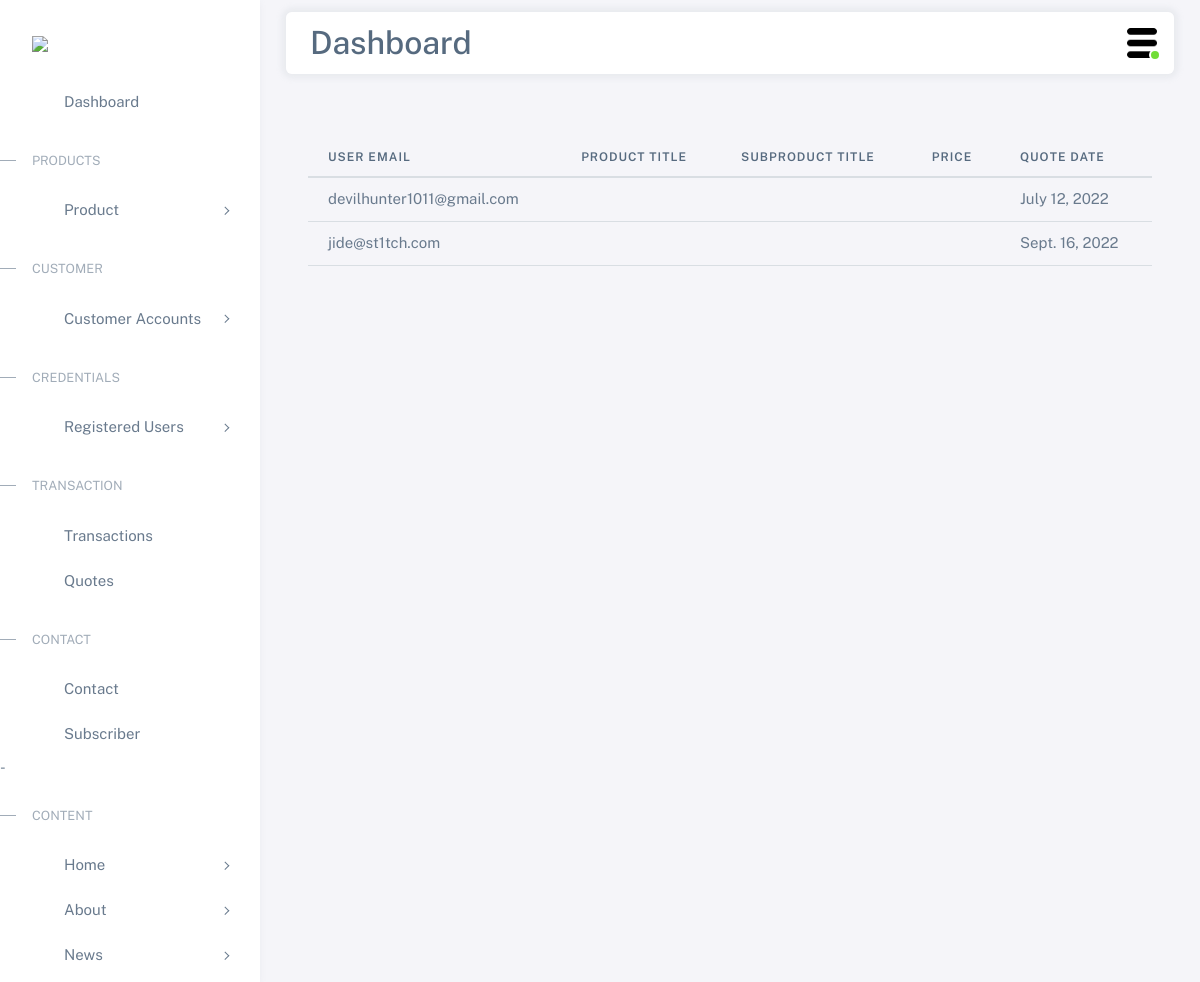
Before: /devadmin/quote/ with the older database file.
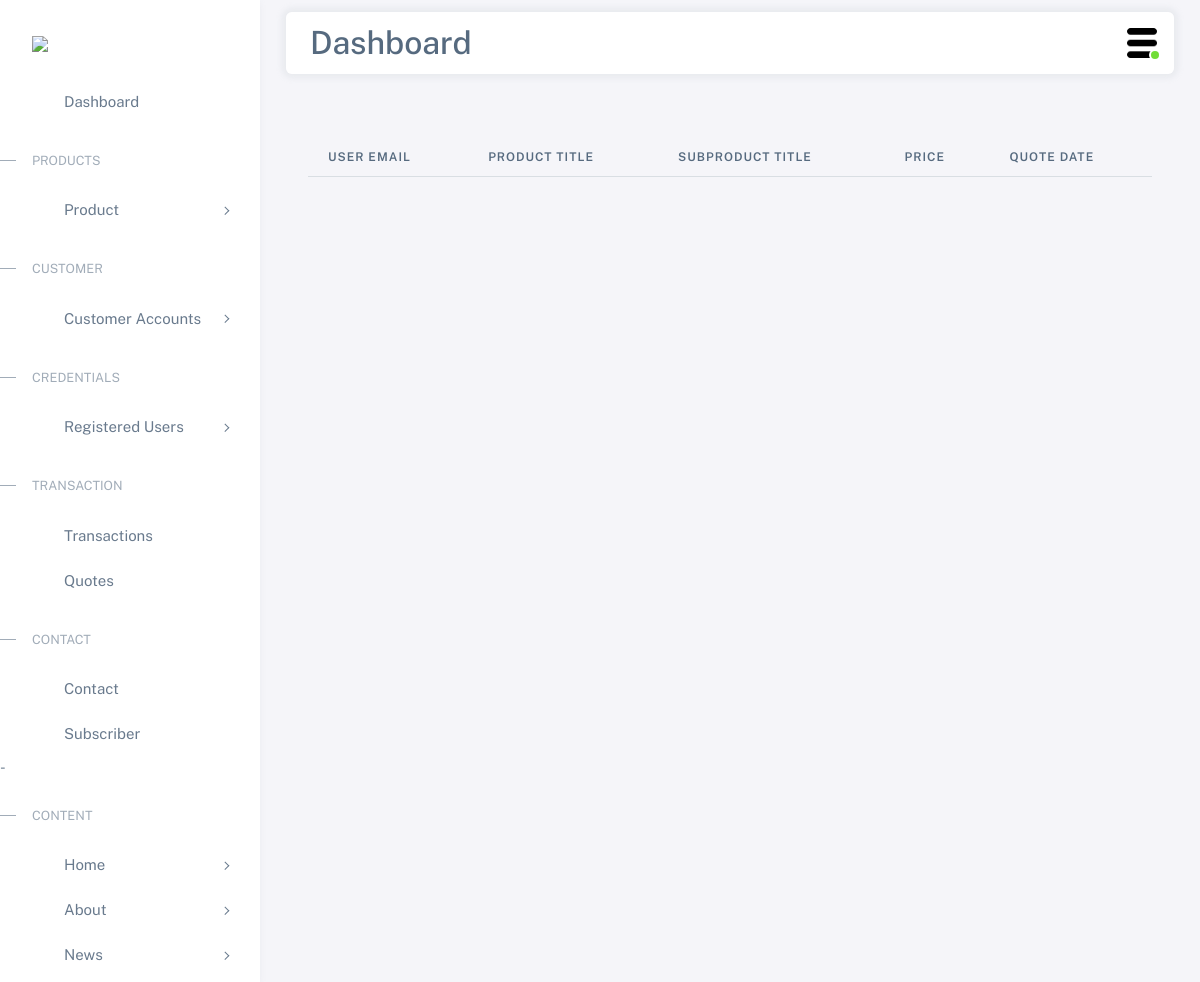
After: the same page with the newer database file.
### accounts/models.py (models this page shows, shortened)
class Quote(models.Model):
    user = models.ForeignKey(User, on_delete=models.CASCADE)
    product = models.ForeignKey(SubProduct, on_delete=models.SET_NULL, default= None, null=True)
    quote_date_time = models.DateTimeField(auto_now_add =True)
    quote_date = models.DateField()
    quote_quantity = models.IntegerField(default = 1)
    total_p = models.FloatField()
    frequency = models.CharField(max_length=200)
    product_type = models.IntegerField()
    currency = models.CharField(max_length=200, default='Null')

### accounts/views.py (the view)
# urls.py: path('devadmin/quote/', views.adminquote, name='adminquote'),
def adminquote(request):
    quote = Quote.objects.all()
    return render(request, 'devadmin/adminquote.html',{'quote':quote})

### accounts/templates/devadmin/adminquote.html (shortened to what this page needs)
{% extends 'devadmin/base.html' %}
{% load static %}
{% block main-content %}
<link rel="stylesheet" href="https://cdn.datatables.net/1.12.1/css/jquery.dataTables.min.css">
<link rel="stylesheet" href="https://cdn.datatables.net/datetime/1.1.2/css/dataTables.dateTime.min.css">
<link rel="stylesheet" href="https://cdn.datatables.net/1.12.1/css/dataTables.bootstrap4.min.css">
<link rel="stylesheet" href="https://cdn.datatables.net/buttons/2.2.3/css/buttons.bootstrap4.min.css">
<div class="m-5">
<table id="example" class="table display nowrap mt-3" style="width:100%">
  <thead>
      <tr>
          <th>User Email</th>
          <th>Product Title</th>
          <th>SubProduct Title</th>
          <th>Price</th>
          <th>Quote Date</th>
        </tr>
  </thead>
  <tbody>
    {% for i in quote %}
    <tr>
        <td>{{i.user.email}}</td>
        <td>{{i.product.product.title}}</td>
        <td>{{i.product.sub_title}}</td>
        <td>{{i.product.selling_price}}</td>
        <td>{{i.quote_date}}</td>
      </tr>
    {% endfor %}
    </tbody>
</table>
</div>
{% endblock main-content %}

Changed rows visible on the page:
removed Quote: user.email "devilhunter1011@gmail.com", quote_date "July 12, 2022"
removed Quote: user.email "jide@st1tch.com", quote_date "Sept. 16, 2022"
